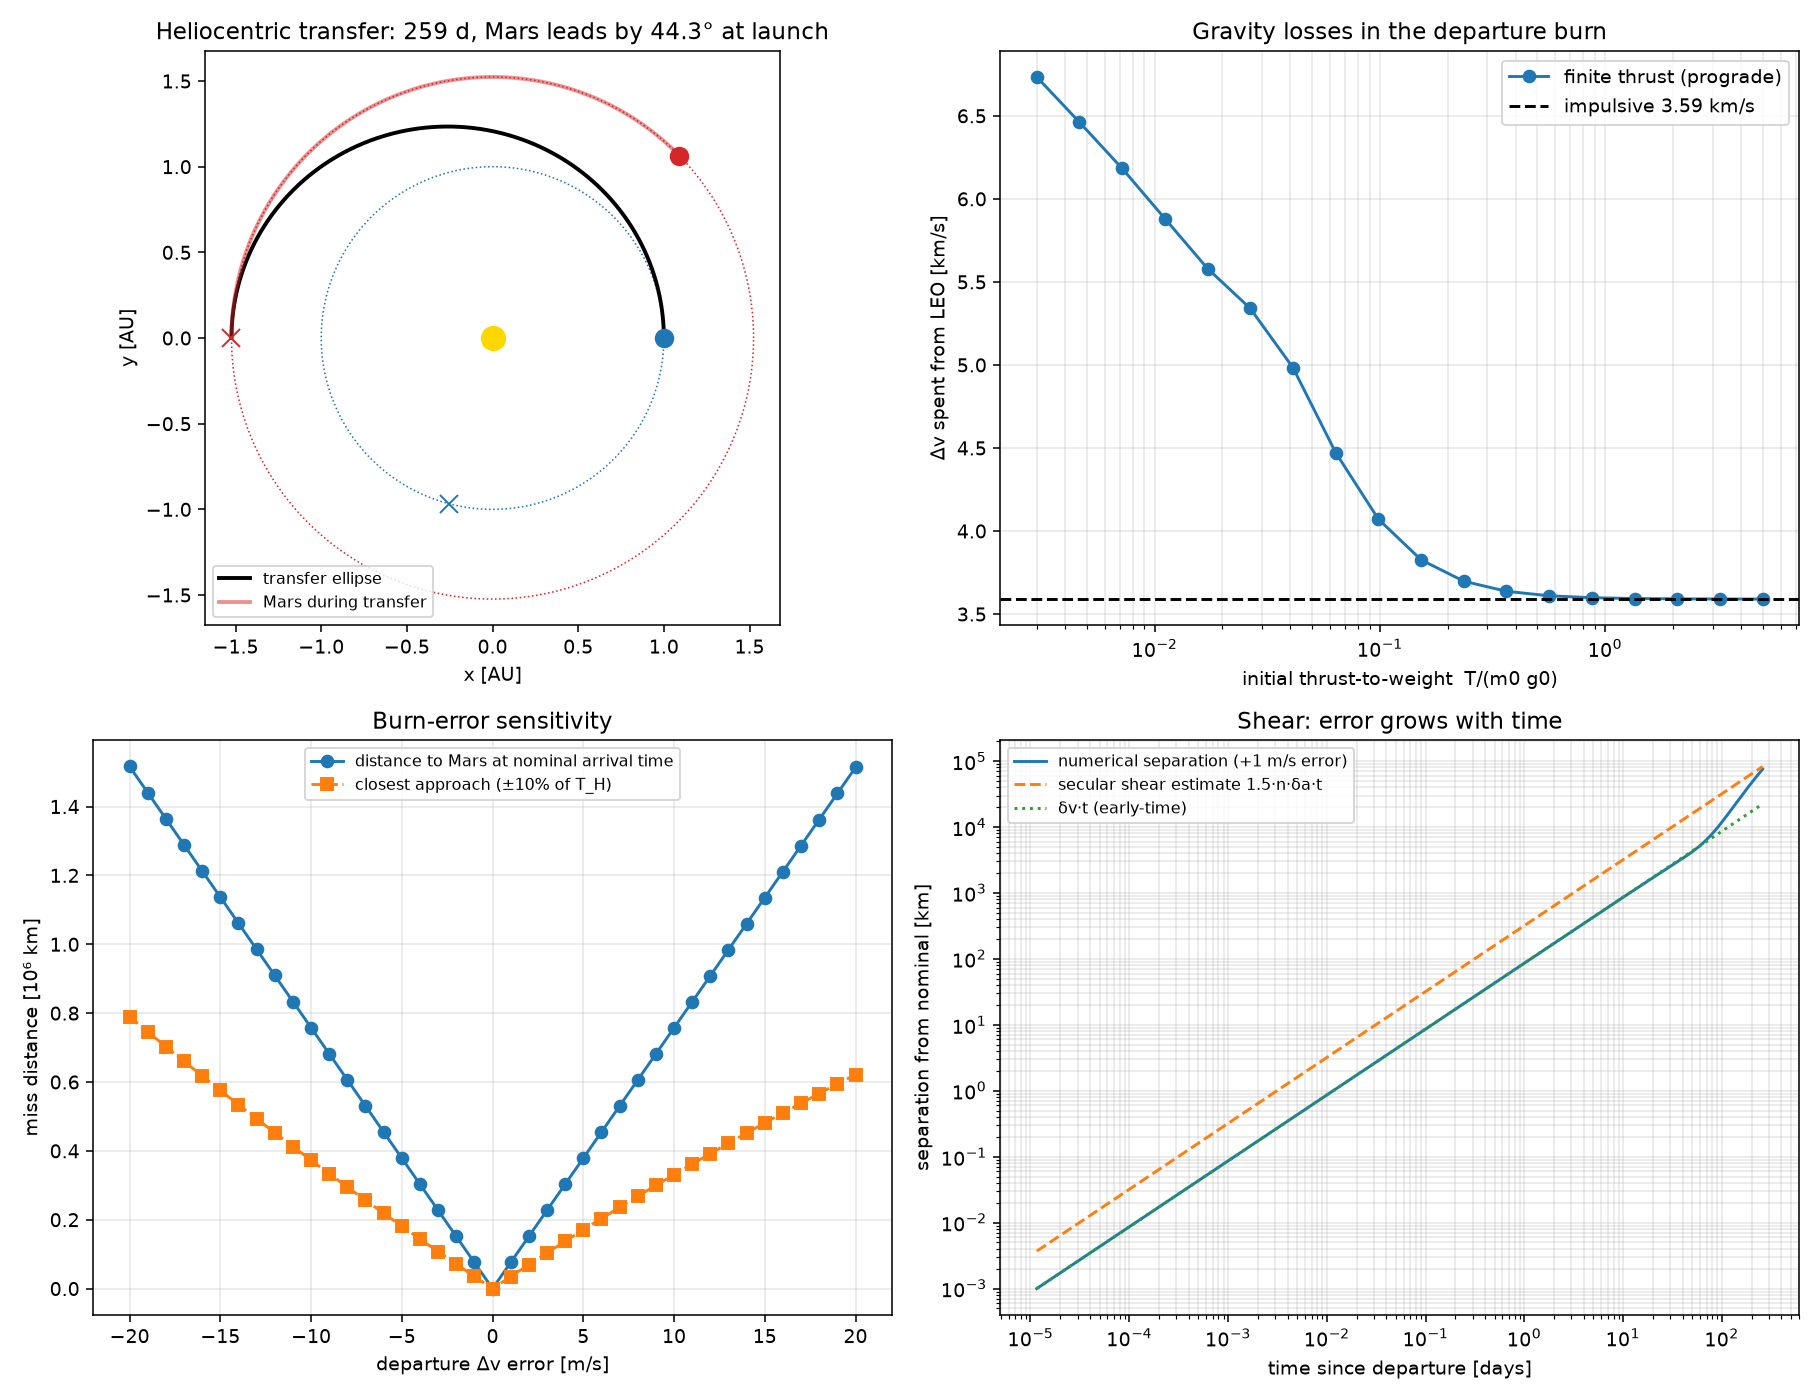

Source code (Python):
#!/usr/bin/env python3
"""
Numerical simulation of an Earth -> Mars Hohmann transfer.

Part A  Heliocentric Kepler flow + two impulses, planets on circular orbits.
        Checks time of flight, delta-v, phasing and arrival miss distance.
Part B  Variable-mass, finite-thrust departure from 300 km LEO
        (state: x, y, vx, vy, m, theta).  Shows gravity losses vs thrust-to-weight
        and the impulsive limit as thrust-to-weight -> infinity.
Part C  Burn-error shear: small departure delta-v error -> arrival miss distance
        and growth of the separation from the nominal trajectory.

Units: km, s, kg (mass normalised to initial mass m0 = 1).
"""
import numpy as np
from scipy.integrate import solve_ivp
import matplotlib
matplotlib.use("Agg")
import matplotlib.pyplot as plt

# ----------------------------------------------------------------- constants
MU_S = 1.32712440018e11          # Sun GM, km^3/s^2
AU = 1.495978707e8               # km
R1 = 1.0 * AU                    # Earth orbit radius (circular model)
R2 = 1.523679 * AU               # Mars orbit radius (circular model)
MU_E = 398600.4418               # Earth GM, km^3/s^2
R_LEO = 6378.137 + 300.0         # km
G0 = 9.80665                     # m/s^2
ISP = 380.0                      # s (methalox-class, assumed)
VE = ISP * G0 / 1000.0           # exhaust speed, km/s
DAY = 86400.0

# ------------------------------------------------- analytic Hohmann reference
n_E = np.sqrt(MU_S / R1**3)
n_M = np.sqrt(MU_S / R2**3)
a_T = 0.5 * (R1 + R2)
T_H = np.pi * np.sqrt(a_T**3 / MU_S)             # half the transfer period
v_E = np.sqrt(MU_S / R1)
v_M = np.sqrt(MU_S / R2)
v_dep = np.sqrt(MU_S * (2 / R1 - 1 / a_T))
v_arr = np.sqrt(MU_S * (2 / R2 - 1 / a_T))
dv1 = v_dep - v_E                                # = v_inf at Earth
dv2 = v_M - v_arr                                # = v_inf at Mars
psi0 = np.pi - n_M * T_H                         # Mars lead angle at departure
n_T = np.sqrt(MU_S / a_T**3)


def earth_pos(t):
    return R1 * np.array([np.cos(n_E * t), np.sin(n_E * t)])


def mars_pos(t):
    ang = psi0 + n_M * t
    return R2 * np.array([np.cos(ang), np.sin(ang)])


# =========================================================== Part A: heliocentric
def kepler_rhs(t, s):
    x, y, vx, vy = s
    r3 = (x * x + y * y) ** 1.5
    return [vx, vy, -MU_S * x / r3, -MU_S * y / r3]


def propagate(dv, t_end):
    """Spacecraft leaves Earth (at angle 0) with Earth's velocity + dv (prograde)."""
    s0 = [R1, 0.0, 0.0, v_E + dv]
    return solve_ivp(kepler_rhs, [0.0, t_end], s0, method="DOP853",
                     rtol=1e-12, atol=1e-6, dense_output=True)


def miss_distances(sol):
    """Distance to Mars at nominal arrival time, and closest approach nearby."""
    arr = sol.sol(T_H)[:2]
    miss_arrival = np.linalg.norm(arr - mars_pos(T_H))
    ts = np.linspace(0.9 * T_H, 1.1 * T_H, 4001)
    d = [np.linalg.norm(sol.sol(t)[:2] - mars_pos(t)) for t in ts]
    return miss_arrival, min(d)


print("=" * 66)
print("PART A  heliocentric Hohmann (circular, coplanar planets)")
print("=" * 66)
print(f"semi-major axis a_T        : {a_T / AU:.4f} AU")
print(f"eccentricity e             : {(R2 - R1) / (R2 + R1):.4f}")
print(f"time of flight             : {T_H / DAY:.2f} days")
print(f"departure dv  (v_inf, E)   : {dv1:.4f} km/s")
print(f"arrival dv    (v_inf, M)   : {dv2:.4f} km/s")
print(f"total heliocentric dv      : {dv1 + dv2:.4f} km/s")
print(f"Mars lead angle at launch  : {np.degrees(psi0):.2f} deg")
print(f"synodic period             : {2 * np.pi / (n_E - n_M) / DAY:.1f} days")

sol0 = propagate(dv1, 1.05 * T_H)
miss0, min0 = miss_distances(sol0)
s_end = sol0.sol(T_H)
r_end = np.hypot(s_end[0], s_end[1])
E0 = 0.5 * v_dep**2 - MU_S / R1
E1 = 0.5 * (s_end[2]**2 + s_end[3]**2) - MU_S / r_end
print(f"radius at t=T_H            : {r_end / AU:.6f} AU (Mars orbit {R2 / AU:.6f})")
print(f"nominal arrival miss       : {miss0:.1f} km   (closest approach {min0:.1f} km)")
print(f"relative energy drift      : {abs(E1 / E0 - 1):.2e}")

# =========================================================== Part B: finite burn
VINF = dv1                       # required hyperbolic excess speed at Earth
v_c0 = np.sqrt(MU_E / R_LEO)
v_p = np.sqrt(VINF**2 + 2 * MU_E / R_LEO)
DV_IMP = v_p - v_c0              # impulsive injection from circular LEO
MF_IMP = np.exp(-DV_IMP / VE)


def finite_burn(tw):
    """Prograde (velocity-aligned) thrust from circular LEO until v_inf is reached.
    tw = initial thrust-to-weight (referenced to g0).  Returns dict of results."""
    a0 = tw * G0 / 1000.0        # initial thrust acceleration, km/s^2

    def rhs(t, s):
        x, y, vx, vy, m, th = s
        r = np.hypot(x, y)
        v = np.hypot(vx, vy)
        ax = -MU_E * x / r**3 + (a0 / m) * vx / v
        ay = -MU_E * y / r**3 + (a0 / m) * vy / v
        return [vx, vy, ax, ay, -a0 / VE, (x * vy - y * vx) / r**2]

    def reached(t, s):
        x, y, vx, vy = s[:4]
        return 0.5 * (vx * vx + vy * vy) - MU_E / np.hypot(x, y) - 0.5 * VINF**2
    reached.terminal = True
    reached.direction = 1

    t_guess = 1.5 * (DV_IMP + 6.0) / a0 + 1e4
    s0 = [R_LEO, 0.0, 0.0, v_c0, 1.0, 0.0]
    sol = solve_ivp(rhs, [0.0, t_guess], s0, method="DOP853", events=reached,
                    rtol=1e-10, atol=1e-9)
    sf = sol.y[:, -1]
    mf = sf[4]
    return dict(tw=tw, t=sol.t[-1], mf=mf, dv=VE * np.log(1.0 / mf),
                revs=sf[5] / (2 * np.pi), ok=sol.status == 1)


print()
print("=" * 66)
print("PART B  finite-thrust variable-mass departure from 300 km LEO")
print("=" * 66)
print(f"Isp = {ISP:.0f} s (v_e = {VE:.3f} km/s),  v_inf target = {VINF:.4f} km/s")
print(f"impulsive: dv = {DV_IMP:.4f} km/s, m_f/m_0 = {MF_IMP:.4f}, "
      f"propellant = {100 * (1 - MF_IMP):.1f}%")
print()
print(f"{'T/W0':>8} {'burn time':>12} {'revs':>7} {'dv [km/s]':>10} "
      f"{'loss':>8} {'m_f/m_0':>8}")
tws = np.logspace(np.log10(0.003), np.log10(5.0), 18)
res = []
for tw in tws:
    r = finite_burn(tw)
    res.append(r)
    tstr = f"{r['t'] / 3600:.2f} h" if r['t'] > 3600 else f"{r['t']:.0f} s"
    print(f"{tw:8.4f} {tstr:>12} {r['revs']:7.2f} {r['dv']:10.4f} "
          f"{100 * (r['dv'] / DV_IMP - 1):7.1f}% {r['mf']:8.4f}"
          + ("" if r['ok'] else "  (event not hit)"))

# =========================================================== Part C: burn errors
print()
print("=" * 66)
print("PART C  departure burn error -> arrival miss (shear)")
print("=" * 66)
errs = np.linspace(-20.0, 20.0, 41)              # m/s
miss_arr, miss_min = [], []
for e in errs:
    s = propagate(dv1 + e / 1000.0, 1.15 * T_H)
    a, b = miss_distances(s)
    miss_arr.append(a)
    miss_min.append(b)
miss_arr = np.array(miss_arr)
miss_min = np.array(miss_min)

for e in (1.0, 10.0):
    s = propagate(dv1 + e / 1000.0, 1.15 * T_H)
    a, b = miss_distances(s)
    da = 2 * a_T**2 * v_dep * (e / 1000.0) / MU_S
    print(f"dv error {e:5.1f} m/s : miss at T_H = {a:10.0f} km, "
          f"closest approach = {b:10.0f} km, delta a = {da:8.0f} km")

# separation growth for a +1 m/s error
e_demo = 1.0
sol_p = propagate(dv1 + e_demo / 1000.0, T_H)
ts = np.linspace(1.0, T_H, 800)
sep = np.array([np.linalg.norm(sol_p.sol(t)[:2] - sol0.sol(t)[:2]) for t in ts])
da_demo = 2 * a_T**2 * v_dep * (e_demo / 1000.0) / MU_S
shear = 1.5 * n_T * abs(da_demo) * ts            # secular along-track estimate

# ================================================================= figure
fig, ax = plt.subplots(2, 2, figsize=(13, 10))

# (1) trajectory
th = np.linspace(0, 2 * np.pi, 400)
a1 = ax[0, 0]
a1.plot(R1 * np.cos(th) / AU, R1 * np.sin(th) / AU, color="tab:blue", lw=0.8, ls=":")
a1.plot(R2 * np.cos(th) / AU, R2 * np.sin(th) / AU, color="tab:red", lw=0.8, ls=":")
tt = np.linspace(0, T_H, 600)
tr = np.array([sol0.sol(t)[:2] for t in tt]) / AU
a1.plot(tr[:, 0], tr[:, 1], "k", lw=2, label="transfer ellipse")
for t, lab, ls in [(0, "launch", "o"), (T_H, "arrival", "s")]:
    e = earth_pos(t) / AU
    m = mars_pos(t) / AU
    a1.plot(*e, "o" if t == 0 else "x", color="tab:blue", ms=9)
    a1.plot(*m, "o" if t == 0 else "x", color="tab:red", ms=9)
mm = np.array([mars_pos(t) for t in np.linspace(0, T_H, 200)]) / AU
a1.plot(mm[:, 0], mm[:, 1], color="tab:red", lw=2, alpha=0.5, label="Mars during transfer")
a1.plot(0, 0, "o", color="gold", ms=12)
a1.set_aspect("equal")
a1.set_title(f"Heliocentric transfer: {T_H / DAY:.0f} d, Mars leads by {np.degrees(psi0):.1f}° at launch")
a1.set_xlabel("x [AU]"); a1.set_ylabel("y [AU]")
a1.legend(loc="lower left", fontsize=8)

# (2) gravity losses
a2 = ax[0, 1]
a2.semilogx([r["tw"] for r in res], [r["dv"] for r in res], "o-", label="finite thrust (prograde)")
a2.axhline(DV_IMP, color="k", ls="--", label=f"impulsive {DV_IMP:.2f} km/s")
a2.set_xlabel("initial thrust-to-weight  T/(m0 g0)")
a2.set_ylabel("Δv spent from LEO [km/s]")
a2.set_title("Gravity losses in the departure burn")
a2.legend(); a2.grid(alpha=0.3, which="both")

# (3) miss vs error
a3 = ax[1, 0]
a3.plot(errs, miss_arr / 1e6, "o-", label="distance to Mars at nominal arrival time")
a3.plot(errs, miss_min / 1e6, "s--", label="closest approach (±10% of T_H)")
a3.set_xlabel("departure Δv error [m/s]")
a3.set_ylabel("miss distance [10⁶ km]")
a3.set_title("Burn-error sensitivity")
a3.legend(fontsize=8); a3.grid(alpha=0.3)

# (4) separation growth
a4 = ax[1, 1]
a4.loglog(ts / DAY, sep, label=f"numerical separation ({e_demo:+.0f} m/s error)")
a4.loglog(ts / DAY, shear, "--", label="secular shear estimate 1.5·n·δa·t")
a4.loglog(ts / DAY, e_demo / 1000.0 * ts, ":", label="δv·t (early-time)")
a4.set_xlabel("time since departure [days]")
a4.set_ylabel("separation from nominal [km]")
a4.set_title("Shear: error grows with time")
a4.legend(fontsize=8); a4.grid(alpha=0.3, which="both")

plt.tight_layout()
plt.savefig("hohmann_sim.png", dpi=140)
print("\nSaved hohmann_sim.png")
